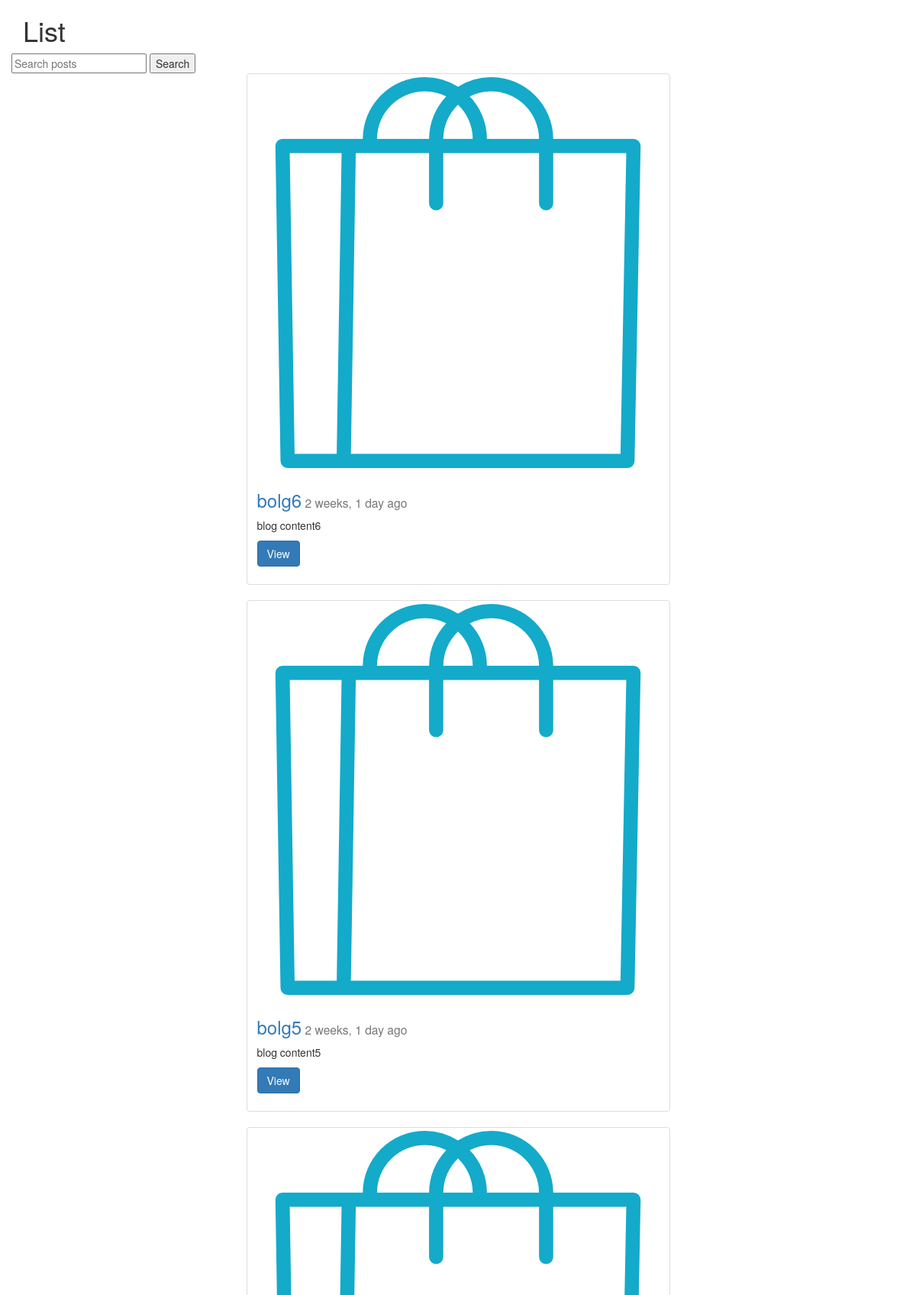
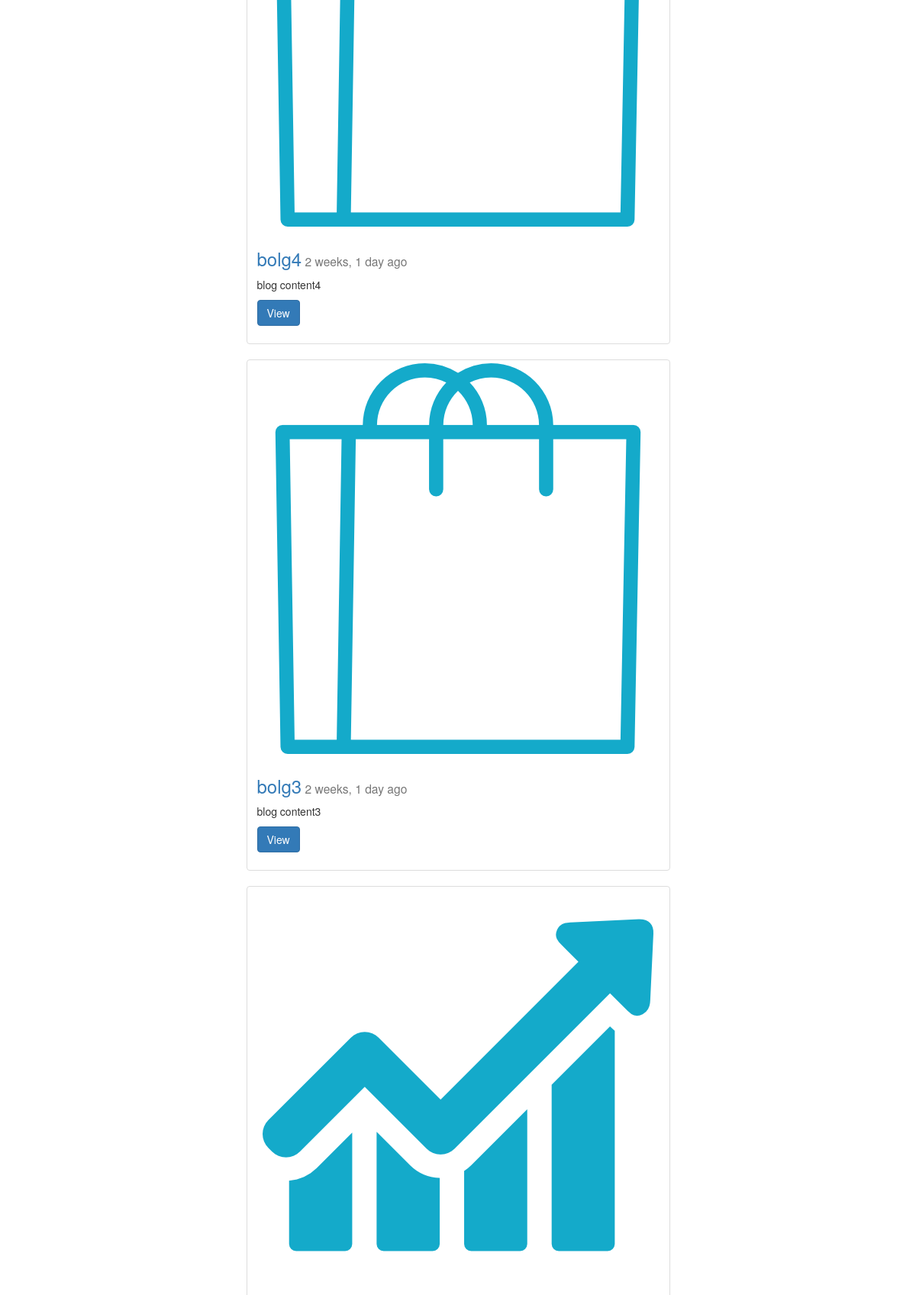
The app's page /posts/list/ (upper part) with its own data (2 pictures, top to bottom).
### posts/models.py (models this page shows, shortened)
class Post(models.Model):
    author = models.ForeignKey(User, default=1)
    title = models.CharField(max_length=255)
    slug = models.SlugField(unique=True)
    image = models.ImageField(null=True, blank=True, upload_to="post_images")
    content = models.TextField()
    draft = models.BooleanField(default=False)
    publish = models.DateField(auto_now=False, auto_now_add=False)
    updated = models.DateTimeField(auto_now=True, auto_now_add=False)
    timestamp = models.DateTimeField(auto_now=False, auto_now_add=True)
    def get_absolute_url(self):
        return reverse("posts:detail", kwargs={"post_slug": self.slug})
    class Meta:
        ordering = ["-timestamp", "-updated"]

### posts/views.py (the view, shortened to what this page needs)
def post_list(request):
    today = timezone.now().date()
    object_list = Post.objects.filter(draft=False).filter(publish__lte=today)
    if request.user.is_staff or request.user.is_superuser:
        object_list = Post.objects.all()
    query = request.GET.get("q")
    paginator = Paginator(object_list, 5)
    page = request.GET.get('page')
    try:
        objects = paginator.page(page)
    except PageNotAnInteger:
        objects = paginator.page(1)
    except EmptyPage:
        objects = paginator.page(paginator.num_pages)
    context = {
    "object_list": objects,
    "title": "List",
    "user": request.user,
    "today": today
    }
    return render(request, 'post_list.html', context)

### posts/templates/post_list.html (shortened to what this page needs)
{% extends "base.html" %}
{% block content %}
    <h1>{{title}}</h1>
<div class="row">
<form action="" method="GET">
    <input type="text" name='q' placeholder="Search posts" value="{{request.GET.q}}">
    <input type="submit" value="Search">
</form>
{% for object in object_list %}
    <div class="col-sm-6 col-sm-offset-3">
        <div class="thumbnail">
            {% if object.image %}
                <img src="{{object.image.url}}" alt="" class="img-responsive">
            {% endif %}
            <div class="caption">
                <h3><a href="{{ object.get_absolute_url }}">{{object.title}}</a><small> {{object.publish|timesince }} ago</small></h3>
                <p>{{object.content|linebreaks|truncatechars:100}}</p>
                <p><a href="{{ object.get_absolute_url }}" class="btn btn-primary" role="button">View</a></p>
            </div>
        </div>
    </div>
{% endfor %}
</div>
{% endblock content %}

### static/css/base.css (style rules this page uses)
h1 { color:#777777; }

### records on screen
Post: image (picture), title "bolg6", publish "2 weeks, 1 day", content "blog content6"
Post: image (picture), title "bolg5", publish "2 weeks, 1 day", content "blog content5"
Post: image (picture), title "bolg4", publish "2 weeks, 1 day", content "blog content4"
Post: image (picture), title "bolg3", publish "2 weeks, 1 day", content "blog content3"
Post: image (picture)

### other values on screen
{{ title }} "List"
